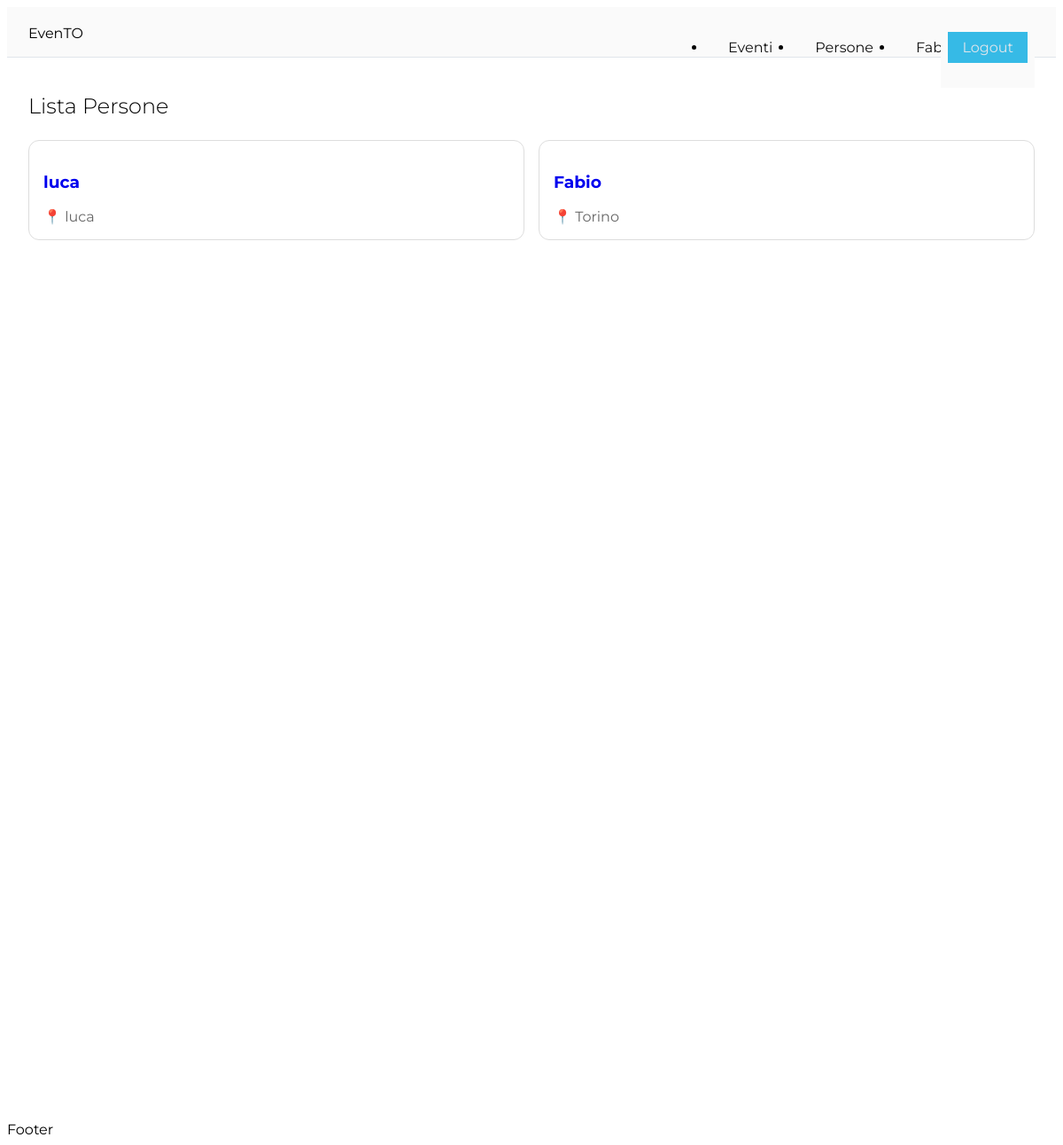
The app's page /people.php (signed in), older data.
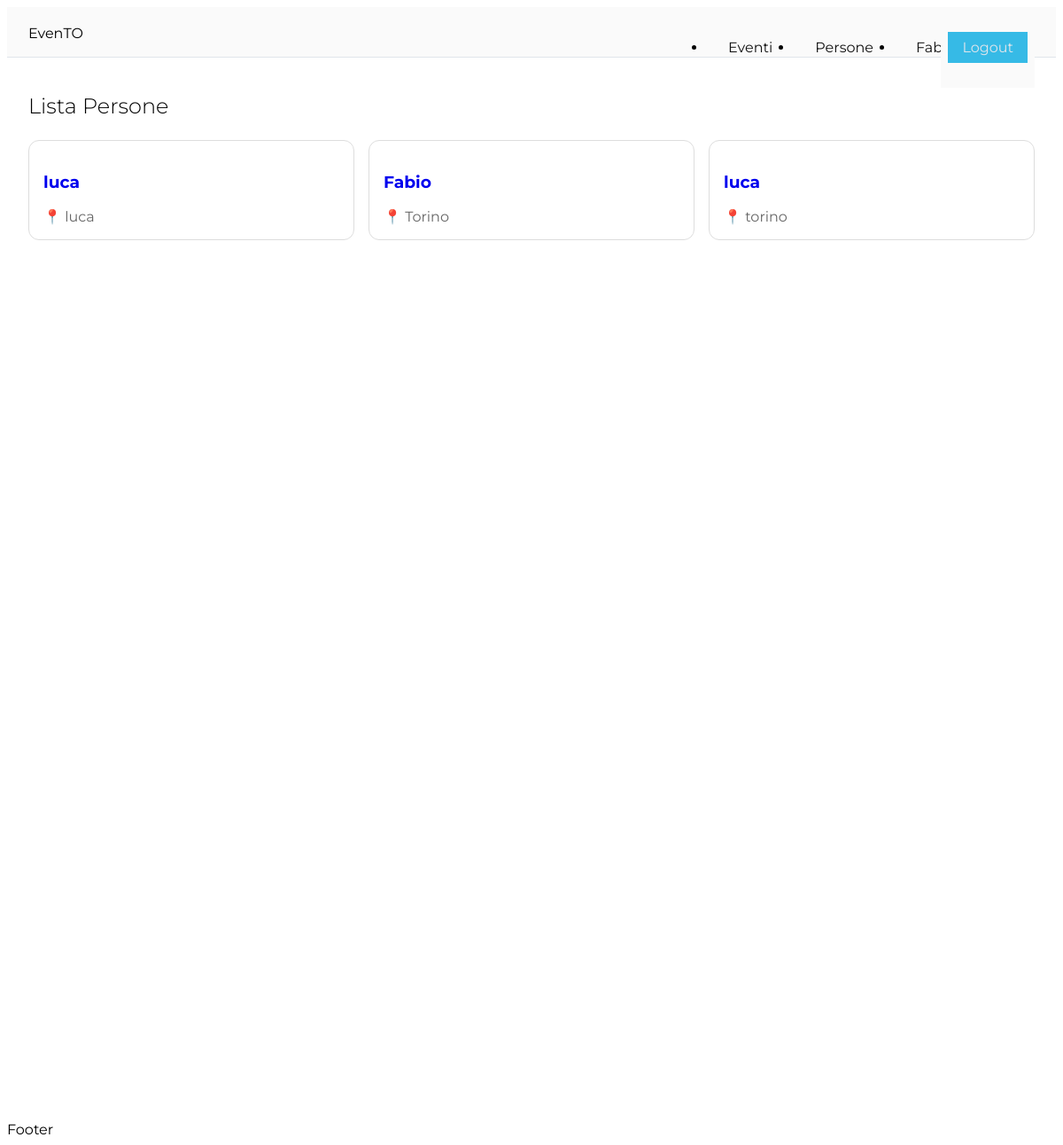
The same page, newer data.
### tables this page shows
CREATE TABLE users (
        id INTEGER PRIMARY KEY AUTOINCREMENT,
        email TEXT UNIQUE,
        password TEXT,
        name TEXT,
        instagram TEXT,
        city TEXT,
        birthday DATE
    );

### people.php (the view, shortened to what this page needs)
<?php
include_once 'db.php';
$stmt = $pdo->prepare("SELECT id, name, city FROM users");
$stmt->execute();
$users = $stmt->fetchAll(PDO::FETCH_ASSOC);
?>
<!DOCTYPE html>
<html lang="en">
<head>
    <link rel="stylesheet" href="https://cdnjs.cloudflare.com/ajax/libs/meyer-reset/2.0/reset.min.css"
 />
    <link rel="stylesheet" href="main.css">
    <link rel="stylesheet" href="events.css">
</head>
<body>
    <header>
        <div class="container">
            <div class="logo">
                EvenTO
            </div>
            <div class="menu">
                <?php include("menu.php"); ?>
            </div>
        </div>
    </header>
    <div class="page-content">
        <h1>Lista Persone</h1>
        <div class="events" style="margin-top: 1.5rem;">
            <?php foreach ($users as $user): ?>
                <article class="event-card">
                    <h3>
                        <a href="user.php?id=<?= (int)$user['id'] ?>">
                            <?= htmlspecialchars($user['name']) ?>
                        </a>
                    </h3>
                    <div class="meta">
                        <?php if (!empty($user['city'])): ?>
                            <span>
                                📍 <?= htmlspecialchars($user['city']) ?>
                            </span>
                        <?php endif; ?>
                    </div>
                </article>
            <?php endforeach; ?>
        </div>
    </div>
    <footer>
        Footer
    </footer>
</body>
</html>

Row changes from the older to the newer data that the page shows:
added users: name "luca", city "torino"
